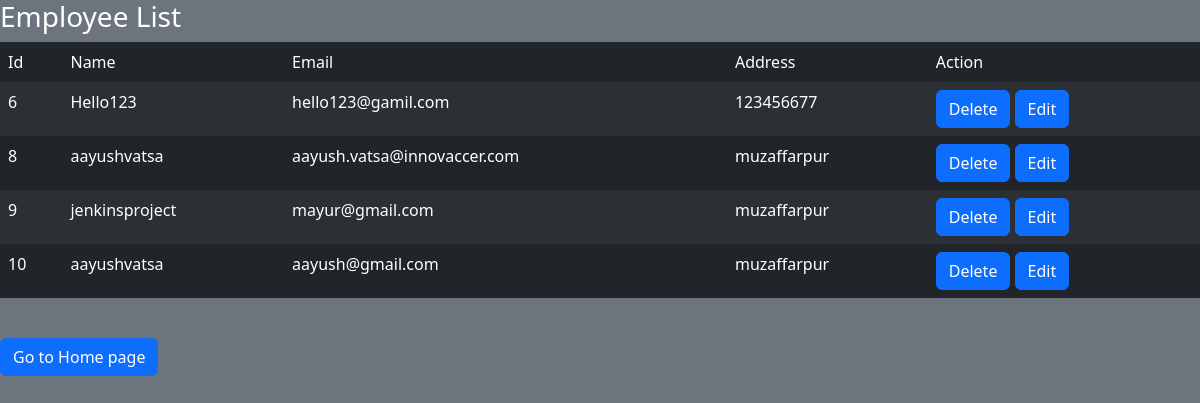
/view, run on the app's committed database.
### tables this page shows
CREATE TABLE Employees(id integer primary key autoincrement,name TEXT,email TEXT,address TEXT);

### routes.py (the view)
@app.route('/view')
def view():
    con =sqlite3.connect('employee.db')
    cur=con.cursor()
    cur.execute('select * from Employees')
    rows=cur.fetchall()
    con.close()
    return render_template('view.html',rows=rows)

### templates/view.html (shortened to what this page needs)
<!DOCTYPE html>
<html lang="en">
  <head>
    <link href="https://cdn.jsdelivr.net/npm/bootstrap@5.2.0-beta1/dist/css/bootstrap.min.css" rel="stylesheet">
  </head>
  <body class="bg-secondary text-white">
    <h3>Employee List</h3>
    <table class="table table-borderless table-dark table-striped table table-hover">
      <thead>
        <td>Id</td>
        <td>Name</td>
        <td>Email</td>
        <td>Address</td>
        <td>Action</td>
      </thead>
      <tbody>
        {% for row in rows %}
        <tr>
          <td>{{row[0]}}</td>
          <td>{{row[1]}}</td>
          <td>{{row[2]}}</td>
          <td>{{row[3]}}</td>
          <td>
            <a href="/delete/{{row[0]}}"> <button class="btn btn-primary"> Delete</button></a>
            <a href="/edit/{{row[0]}}"> <button class="btn btn-primary"> Edit</button></a>
          </td>
        </tr>
        {% endfor%}
      </tbody>
    </table>
    <br />
    <a href="/"><button class="btn btn-primary">Go to Home page</button></a>
  </body>
</html>

### data on the page
Employees: id "6", name "Hello123", email "hello123@gamil.com", address "123456677"
Employees: id "8", name "aayushvatsa", email "aayush.vatsa@innovaccer.com", address "muzaffarpur"
Employees: id "9", name "jenkinsproject", email "mayur@gmail.com", address "muzaffarpur"
Employees: id "10", name "aayushvatsa", email "aayush@gmail.com", address "muzaffarpur"
